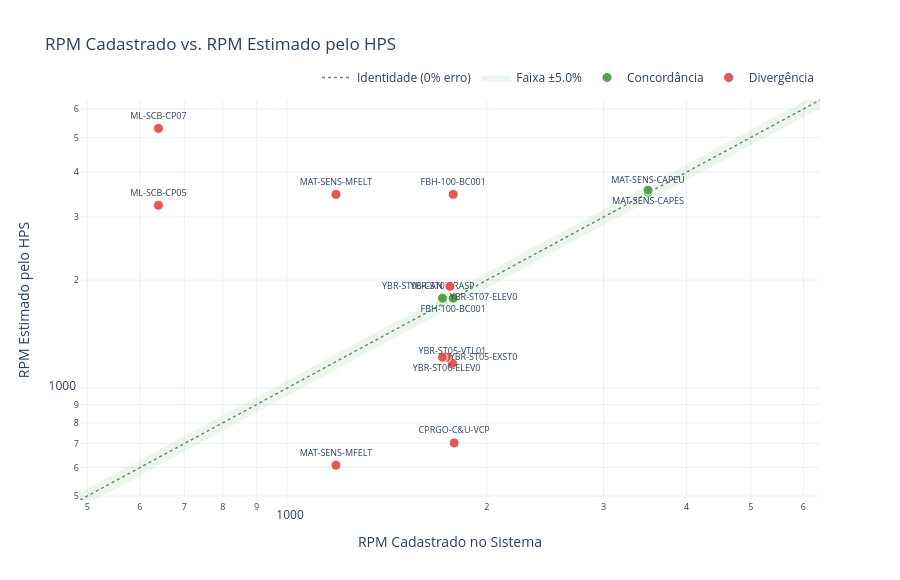

Source (notebook cell):
### Code cell
# ── 7.3 Gráfico — RPM Cadastrado vs. RPM Estimado ────────────────────────────
def _assign_textpositions(xs, ys, threshold_pct=0.07):
    """Distribui posições de rótulo para evitar sobreposição em pontos próximos."""
    cycle = ['top center', 'bottom center', 'middle right', 'middle left']
    n = len(xs)
    xr = max(xs) - min(xs) if n > 1 else 1
    yr = max(ys) - min(ys) if n > 1 else 1
    used, groups = [False]*n, []
    for i in range(n):
        if used[i]: continue
        g = [i]; used[i] = True
        for j in range(i+1, n):
            if not used[j] and abs(xs[i]-xs[j])/(xr+1e-9) < threshold_pct \
                            and abs(ys[i]-ys[j])/(yr+1e-9) < threshold_pct:
                g.append(j); used[j] = True
        groups.append(g)
    pos = ['top center']*n
    for g in groups:
        for k, idx in enumerate(g):
            pos[idx] = cycle[k % len(cycle)]
    return pos

if not df_c.empty:
    # Escala log: usar mínimo positivo real dos dados
    rpm_min_plot = df_c[['rpm_cadastrado', 'rpm_estimado']].min().min() * 0.80
    rpm_max_plot = df_c[['rpm_cadastrado', 'rpm_estimado']].max().max() * 1.20

    import math
    log_min = math.log10(rpm_min_plot)
    log_max = math.log10(rpm_max_plot)

    fig = go.Figure()

    # Linha de identidade
    fig.add_trace(go.Scatter(
        x=[rpm_min_plot, rpm_max_plot], y=[rpm_min_plot, rpm_max_plot],
        mode='lines', line=dict(color='gray', dash='dot', width=1.5),
        name='Identidade (0% erro)'
    ))

    # Banda ±5% (em escala log a banda fica levemente curvada — usamos mais pontos)
    x_band = np.logspace(log_min, log_max, 100)
    fig.add_trace(go.Scatter(
        x=np.concatenate([x_band, x_band[::-1]]),
        y=np.concatenate([x_band * 1.05, (x_band * 0.95)[::-1]]),
        fill='toself', fillcolor='rgba(84,162,75,0.10)',
        line=dict(color='rgba(0,0,0,0)'),
        name=f'Faixa ±{LIMIAR_CONCORDANCIA}%', showlegend=True
    ))

    # Posições de rótulo anti-sobreposição
    xs_all = df_c['rpm_cadastrado'].tolist()
    ys_all = df_c['rpm_estimado'].tolist()
    pos_all = _assign_textpositions(xs_all, ys_all)

    for status, cor in [('Concordância', COR_ESTIMADO), ('Divergência', COR_CADASTRADO)]:
        mask = df_c['status'] == status
        sub  = df_c[mask]
        idxs = [i for i, m in enumerate(mask) if m]
        if sub.empty: continue
        fig.add_trace(go.Scatter(
            x=sub['rpm_cadastrado'], y=sub['rpm_estimado'],
            mode='markers+text',
            marker=dict(color=cor, size=10, line=dict(width=1, color='white')),
            text=sub['tag'].str[:14],
            textposition=[pos_all[i] for i in idxs],
            textfont=dict(size=9),
            name=status,
            hovertemplate=(
                '<b>%{customdata}</b><br>'
                'Cadastrado: %{x:.0f} rpm<br>'
                'Estimado: %{y:.0f} rpm<extra></extra>'
            ),
            customdata=sub['tag']
        ))

    fig.update_layout(
        title='RPM Cadastrado vs. RPM Estimado pelo HPS',
        xaxis_title='RPM Cadastrado no Sistema',
        yaxis_title='RPM Estimado pelo HPS',
        height=580, template='plotly_white',
        xaxis=dict(type='log', range=[log_min, log_max]),
        yaxis=dict(type='log', range=[log_min, log_max]),
        legend=dict(orientation='h', yanchor='bottom', y=1.02, xanchor='right', x=1)
    )
    fig.show()

### Figure 1 — Plotly figure (JSON) as saved in the notebook; plotly's stock layout.template omitted (floating-point values rounded to 4 significant figures; data arrays with more than 128 entries replaced by an {"elided": "..."} marker saying what was removed)
{"data": [{"line": {"color": "gray", "dash": "dot", "width": 1.5}, "mode": "lines", "name": "Identidade (0% erro)", "type": "scatter", "x": [487.5, 6356.0], "y": [487.5, 6356.0]}, {"fill": "toself", "fillcolor": "rgba(84,162,75,0.10)", "line": {"color": "rgba(0,0,0,0)"}, "name": "Faixa ±5.0%", "showlegend": true, "type": "scatter", "x": {"elided": "200 float values"}, "y": {"elided": "200 float values"}}, {"customdata": ["YBR-ST05-RASP", "MAT-SENS-CAPEU", "MAT-SENS-CAPES", "FBH-100-BC001", "YBR-ST07-ELEV04"], "hovertemplate": "<b>%{customdata}</b><br>Cadastrado: %{x:.0f} rpm<br>Estimado: %{y:.0f} rpm<extra></extra>", "marker": {"color": "#54A24B", "line": {"color": "white", "width": 1}, "size": 10}, "mode": "markers+text", "name": "Concordância", "text": ["YBR-ST05-RASP", "MAT-SENS-CAPEU", "MAT-SENS-CAPES", "FBH-100-BC001", "YBR-ST07-ELEV0"], "textfont": {"size": 9}, "textposition": ["top center", "top center", "bottom center", "bottom center", "middle right"], "type": "scatter", "x": [1715.0, 3500.0, 3500.0, 1780.0, 1715.0], "y": [1781.0, 3516.0, 3562.0, 1781.0, 1781.0]}, {"customdata": ["FBH-100-BC001", "CPRGO-C&U-VCP", "YBR-ST05-VTL01", "ML-SCB-CP07", "ML-SCB-CP05", "YBR-ST06-ELEV03", "MAT-SENS-MFELT", "YBR-ST05-EXST03", "MAT-SENS-MFELT", "YBR-ST06-CAN"], "hovertemplate": "<b>%{customdata}</b><br>Cadastrado: %{x:.0f} rpm<br>Estimado: %{y:.0f} rpm<extra></extra>", "marker": {"color": "#E45756", "line": {"color": "white", "width": 1}, "size": 10}, "mode": "markers+text", "name": "Divergência", "text": ["FBH-100-BC001", "CPRGO-C&U-VCP", "YBR-ST05-VTL01", "ML-SCB-CP07", "ML-SCB-CP05", "YBR-ST06-ELEV0", "MAT-SENS-MFELT", "YBR-ST05-EXST0", "MAT-SENS-MFELT", "YBR-ST06-CAN"], "textfont": {"size": 9}, "textposition": ["top center", "top center", "top center", "top center", "top center", "bottom center", "top center", "middle right", "top center", "middle left"], "type": "scatter", "x": [1780.0, 1786.0, 1775.0, 640.0, 640.0, 1740.0, 1185.0, 1715.0, 1185.0, 1760.0], "y": [3469.0, 703.1, 1172.0, 5297.0, 3234.0, 1219.0, 3469.0, 1219.0, 609.4, 1922.0]}], "layout": {"height": 580, "legend": {"orientation": "h", "x": 1, "xanchor": "right", "y": 1.02, "yanchor": "bottom"}, "title": {"text": "RPM Cadastrado vs. RPM Estimado pelo HPS"}, "xaxis": {"range": [2.688, 3.803], "title": {"text": "RPM Cadastrado no Sistema"}, "type": "log"}, "yaxis": {"range": [2.688, 3.803], "title": {"text": "RPM Estimado pelo HPS"}, "type": "log"}}}
